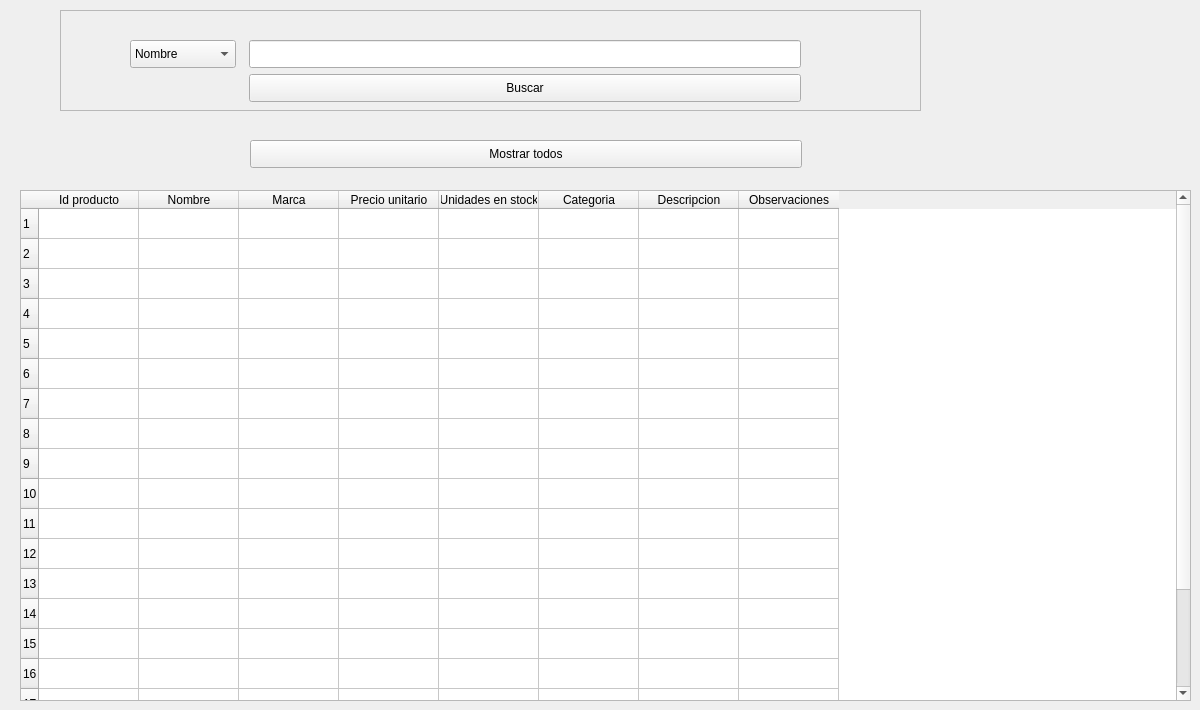
      <widget class="QWidget" name="tab_listado_producto">
       <attribute name="title">
        <string>Listado productos</string>
       </attribute>
       <widget class="QFrame" name="frame_buscar_producto">
        <property name="geometry">
         <rect>
          <x>60</x>
          <y>10</y>
          <width>861</width>
          <height>101</height>
         </rect>
        </property>
        <property name="frameShape">
         <enum>QFrame::StyledPanel</enum>
        </property>
        <property name="frameShadow">
         <enum>QFrame::Raised</enum>
        </property>
        <widget class="QComboBox" name="comboBox_atributo_busqueda_producto">
         <property name="geometry">
          <rect>
           <x>70</x>
           <y>30</y>
           <width>106</width>
           <height>28</height>
          </rect>
         </property>
         <item>
          <property name="text">
           <string>Nombre</string>
          </property>
         </item>
         <item>
          <property name="text">
           <string>Marca</string>
          </property>
         </item>
         <item>
          <property name="text">
           <string>Categoria</string>
          </property>
         </item>
        </widget>
        <widget class="QPushButton" name="btn_buscar_producto">
         <property name="geometry">
          <rect>
           <x>189</x>
           <y>64</y>
           <width>552</width>
           <height>28</height>
          </rect>
         </property>
         <property name="text">
          <string>Buscar</string>
         </property>
        </widget>
        <widget class="QLineEdit" name="lineEdit_buscar_producto">
         <property name="geometry">
          <rect>
           <x>189</x>
           <y>30</y>
           <width>552</width>
           <height>28</height>
          </rect>
         </property>
        </widget>
       </widget>
       <widget class="QTableWidget" name="tableResultadoBusquedaProducto">
        <property name="enabled">
         <bool>true</bool>
        </property>
        <property name="geometry">
         <rect>
          <x>20</x>
          <y>190</y>
          <width>1171</width>
          <height>511</height>
         </rect>
        </property>
        <property name="acceptDrops">
         <bool>false</bool>
        </property>
        <property name="frameShape">
         <enum>QFrame::StyledPanel</enum>
        </property>
        <property name="frameShadow">
         <enum>QFrame::Sunken</enum>
        </property>
        <property name="lineWidth">
         <number>1</number>
        </property>
        <property name="midLineWidth">
         <number>0</number>
        </property>
        <property name="verticalScrollBarPolicy">
         <enum>Qt::ScrollBarAsNeeded</enum>
        </property>
        <property name="showGrid">
         <bool>true</bool>
        </property>
        <property name="sortingEnabled">
         <bool>false</bool>
        </property>
        <property name="wordWrap">
         <bool>true</bool>
        </property>
        <property name="cornerButtonEnabled">
         <bool>true</bool>
        </property>
        <property name="rowCount">
         <number>20</number>
        </property>
        <attribute name="horizontalHeaderCascadingSectionResizes">
         <bool>false</bool>
        </attribute>
        <row/>
        <row/>
        <row/>
        <row/>
        <row/>
        <row/>
        <row/>
        <row/>
        <row/>
        <row/>
        <row/>
        <row/>
        <row/>
        <row/>
        <row/>
        <row/>
        <row/>
        <row/>
        <row/>
        <row/>
        <column>
         <property name="text">
          <string>Id producto</string>
         </property>
        </column>
        <column>
         <property name="text">
          <string>Nombre</string>
         </property>
        </column>
        <column>
         <property name="text">
          <string>Marca</string>
         </property>
        </column>
        <column>
         <property name="text">
          <string>Precio unitario</string>
         </property>
        </column>
        <column>
         <property name="text">
          <string>Unidades en stock</string>
         </property>
        </column>
        <column>
         <property name="text">
          <string>Categoria</string>
         </property>
        </column>
        <column>
         <property name="text">
          <string>Descripcion</string>
         </property>
        </column>
        <column>
         <property name="text">
          <string>Observaciones</string>
         </property>
        </column>
       </widget>
       <widget class="QPushButton" name="btn_mostrar_todos_productos">
        <property name="geometry">
         <rect>
          <x>250</x>
          <y>140</y>
          <width>552</width>
          <height>28</height>
         </rect>
        </property>
        <property name="text">
         <string>Mostrar todos</string>
        </property>
       </widget>
      </widget>
